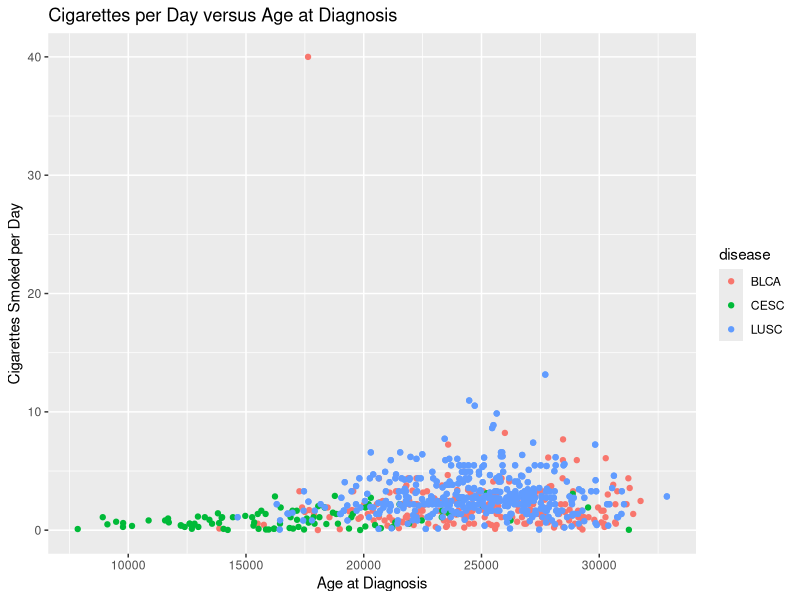
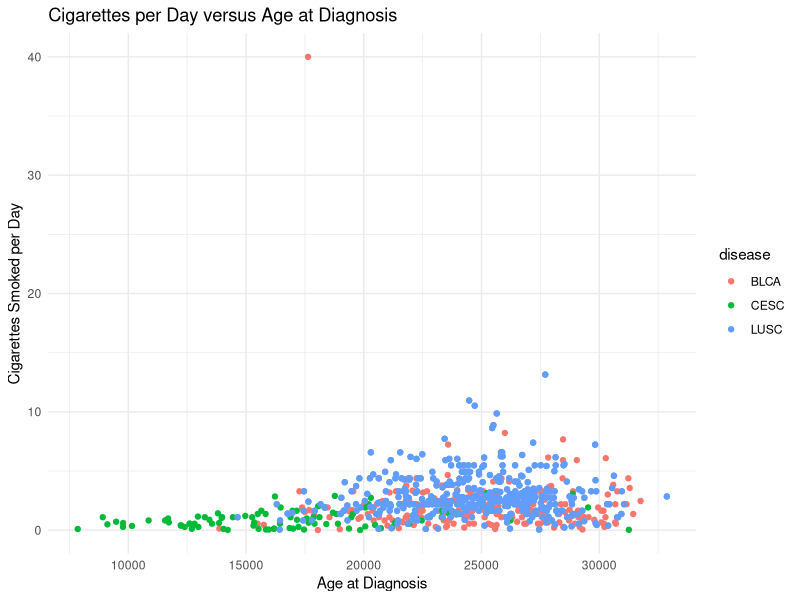
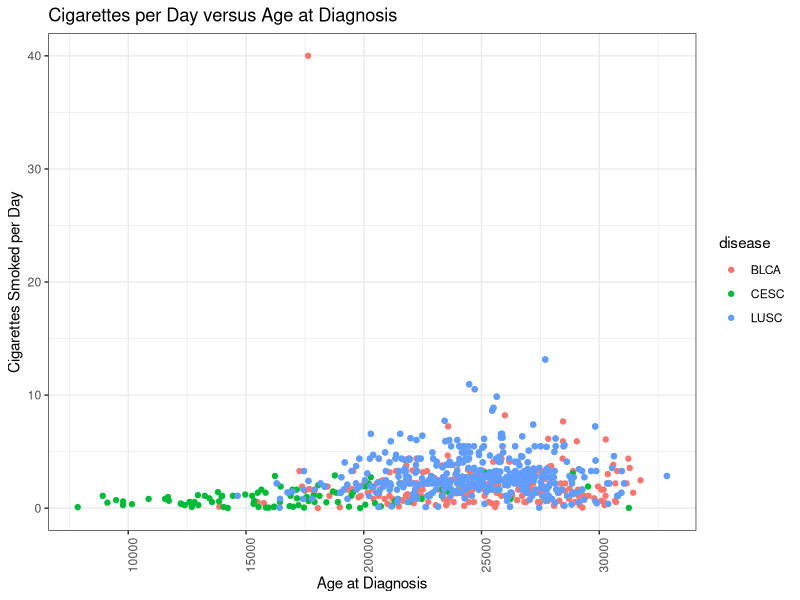
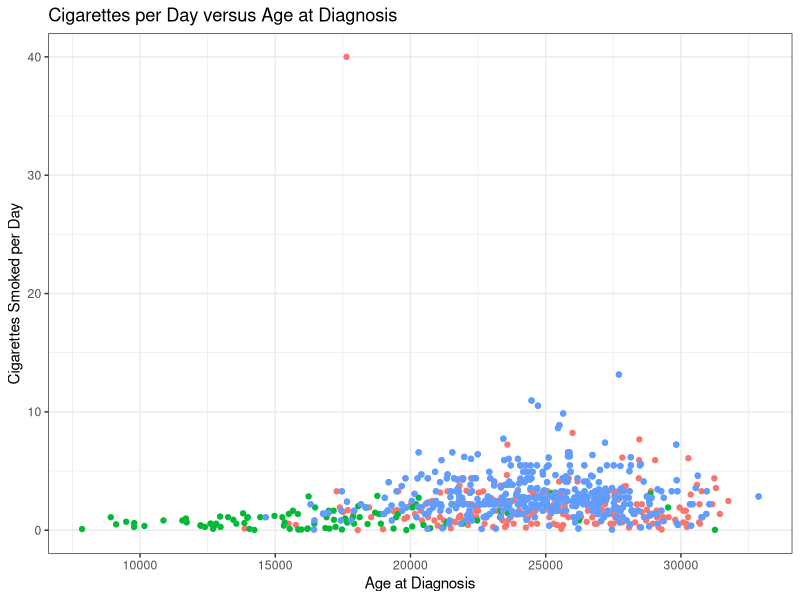
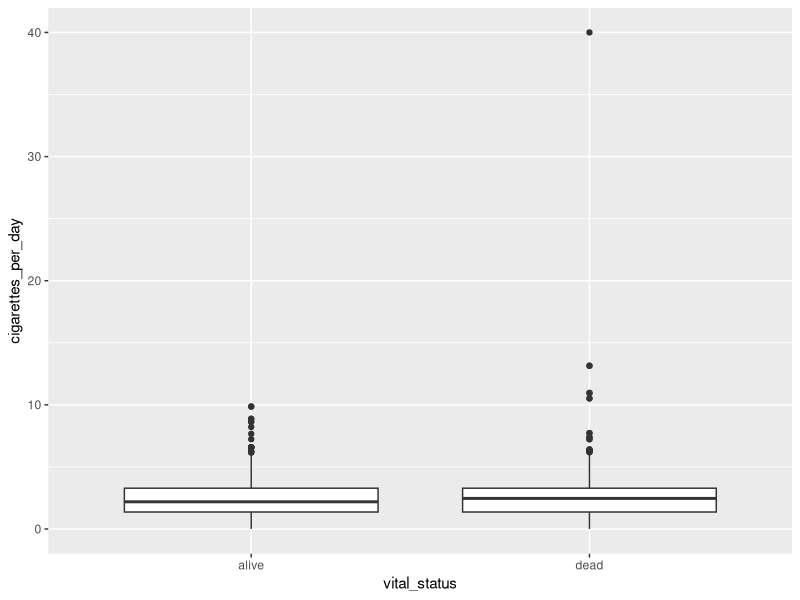
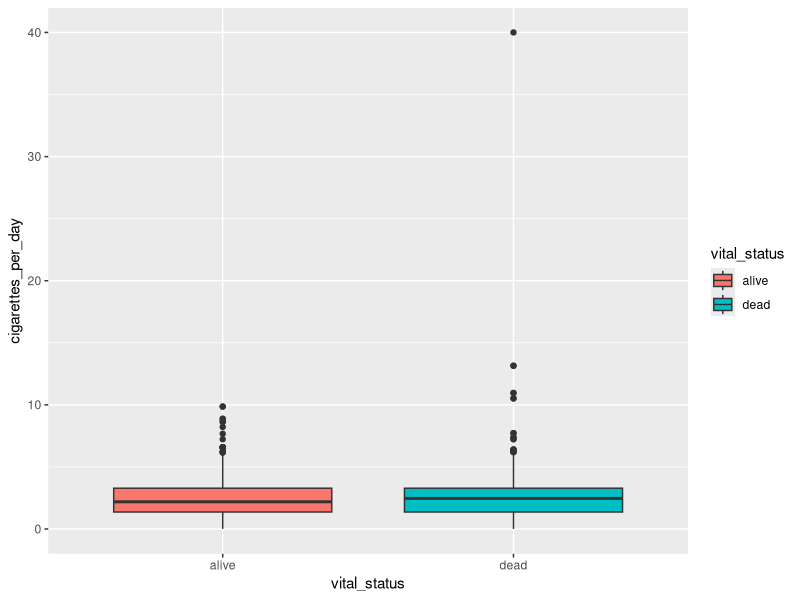
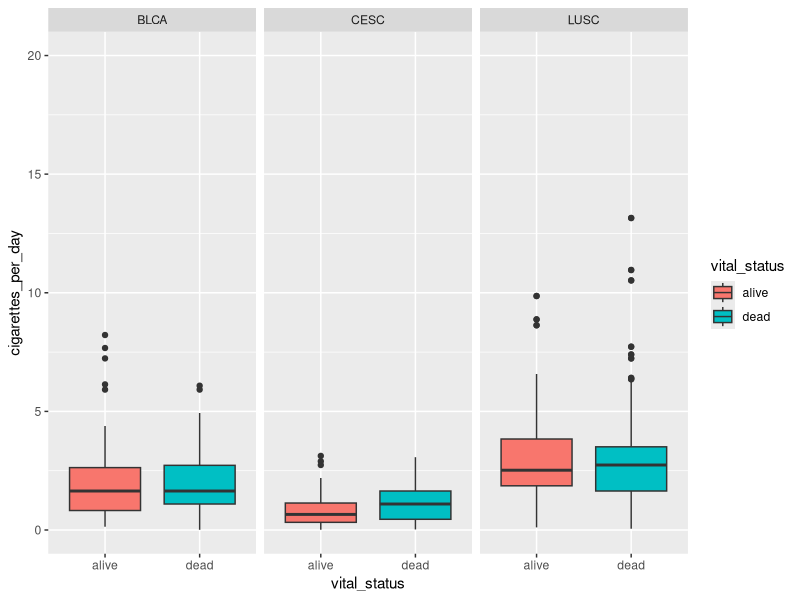
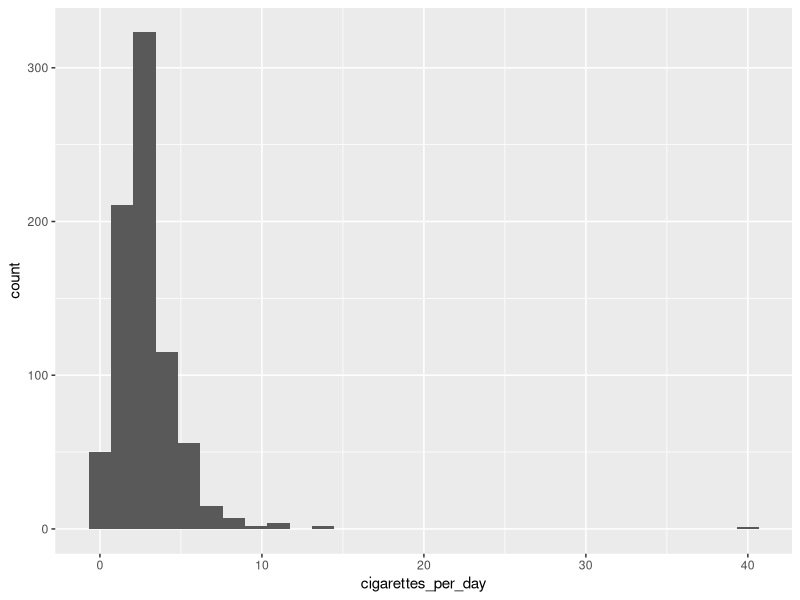

These charts were generated, in order, by the following R code:
## ---- chunk 1
knitr::opts_chunk$set(echo = TRUE)
## ---- chunk 2
# load library
library(tidyverse)
library(readxl)


smoke_complete <- read_excel("data/smoke_complete.xlsx", 
                             sheet=1, 
                             na="NA")


#remove some columns - we'll talk about this later
smoke_complete <- smoke_complete %>% 
  select(age_at_diagnosis, tumor_stage,
         cigarettes_per_day, gender, 
         vital_status, disease)
## ---- chunk 3
our_plot <- ggplot(smoke_complete) +

  aes(x = age_at_diagnosis, 
      y = cigarettes_per_day, 
      color = disease) +
  
  geom_point() +
  
  labs(title = "Cigarettes per Day versus Age at Diagnosis",
       x = "Age at Diagnosis",
       y = "Cigarettes Smoked per Day")
  
our_plot
## ---- chunk 4
our_plot +
  theme_minimal()
## ---- chunk 5
our_plot + 
  theme_bw() +
  theme(axis.text.x = element_text(angle = 90))
## ---- chunk 6
our_plot + 
  theme_bw() +
  theme(legend.position = "none")
## ---- chunk 7
# save plot to file
ggsave("awesomePlot.jpg", width = 10, height = 10, dpi = 300)
## ---- chunk 8
character_vector <- c("Dog", "Dog", "Cat", "Mouse")
table(character_vector)
## ---- chunk 9
factor_vector <- factor(character_vector, 
                        levels = c("Dog", "Cat", "Mouse"))

table(factor_vector)
## ---- chunk 10
# creating a boxplot

ggplot(smoke_complete) +
  
  aes(x = vital_status, y = cigarettes_per_day) +
  
  geom_boxplot()
## ---- chunk 11
# adding color
ggplot(smoke_complete) +
  
  aes(x = vital_status, 
      y = cigarettes_per_day, 
      fill = vital_status) +
  
  geom_boxplot()
## ---- chunk 12
# adding color
ggplot(smoke_complete) +
  
  aes(x = vital_status, 
      y = cigarettes_per_day, 
      fill = vital_status) +
  
  geom_boxplot() +
  
  ylim(c(0,20)) +
  
  facet_wrap(vars(disease))
## ---- chunk 13
# Take my dataset smoke complete **and then**
smoke_complete %>%
  
#sort it by cigarettes_per day **and then**
  arrange(cigarettes_per_day) %>%

#filter it to only have males
  filter(gender == "male")

## ---- chunk 14
smoke_complete %>%
  arrange(cigarettes_per_day)
## ---- chunk 15
arrange(smoke_complete, cigarettes_per_day)
## ---- chunk 16
arranged_smokers <- smoke_complete %>%
  filter(gender == "male")

ggplot(data=arranged_smokers) +
  aes(x = cigarettes_per_day) +
  geom_histogram()
## ---- chunk 17
smoke_complete %>% 
  arrange(cigarettes_per_day)
## ---- chunk 18
smoke_complete %>%
  arrange(desc(cigarettes_per_day))
## ---- chunk 19
smoke_complete %>%
  arrange(desc(cigarettes_per_day),
          tumor_stage)
## ---- chunk 20
smoke_complete %>%
  arrange(
    tumor_stage,
    desc(cigarettes_per_day)
          )
## ---- chunk 21
smoke_complete %>%
  filter(cigarettes_per_day < 20)

## ---- chunk 22
smoke_complete %>%
  filter(tumor_stage == "stage iv")
## ---- chunk 23
smoke_complete %>%
  filter(gender == "male" & 
           tumor_stage == "stage iv")

## ---- chunk 24
smoke_complete %>%
  filter(gender == "male" |
           tumor_stage == "stage iv")
## ---- chunk 25
smoke_complete %>%
  select(gender, tumor_stage)

## ---- chunk 26
smoke_complete %>%
  select(-gender)

## ---- chunk 27
processed_data <- smoke_complete %>%
  select(-gender) %>%
  filter(cigarettes_per_day < 20)

write_excel_csv(x = processed_data,
                path = "data/processed_data.csv")
